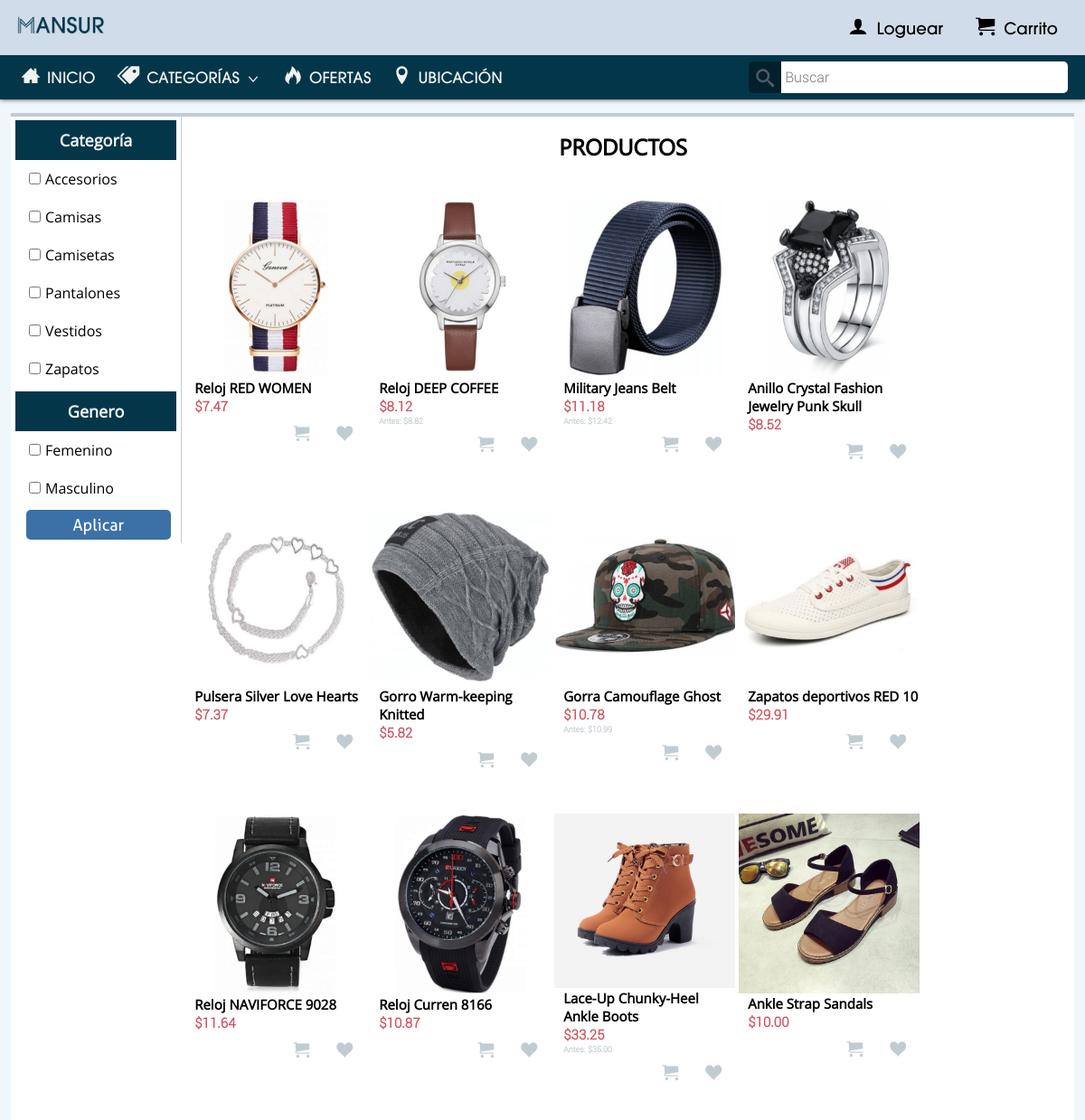
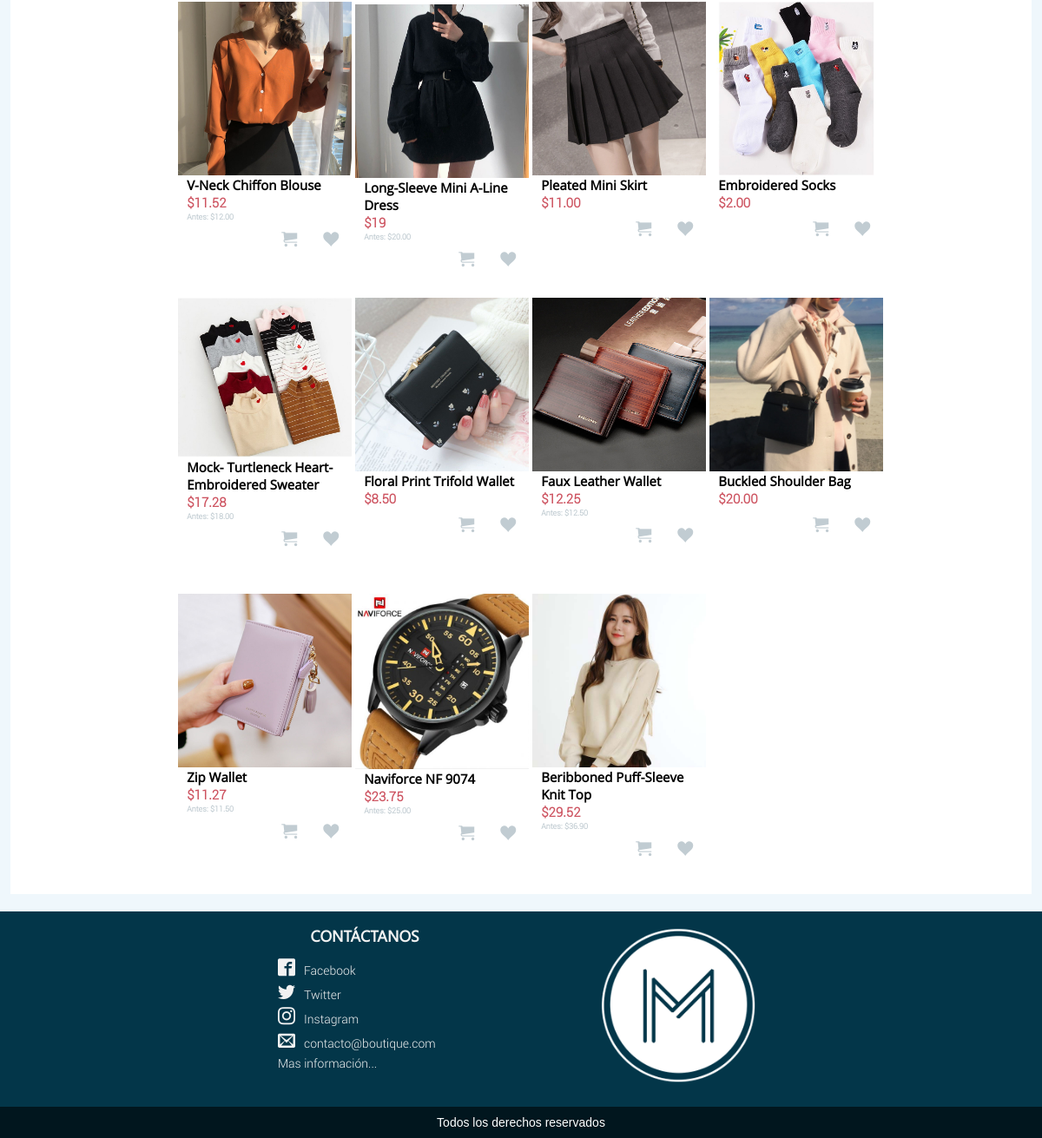
The app's page /PAG/categoria.php?cat=1 with its own data (2 pictures, top to bottom).
### tables this page shows
CREATE TABLE IF NOT EXISTS `articulo` (
  `art_id` int(11) NOT NULL AUTO_INCREMENT,
  `fecha` date NOT NULL,
  `nombre` varchar(50) NOT NULL,
  `marca` varchar(20) NOT NULL,
  `precio` decimal(6,2) NOT NULL,
  `descuento` int(3) NOT NULL,
  `descripcion` text NOT NULL,
  `img` varchar(250) NOT NULL,
  `cat_id` int(5) NOT NULL,
  `ge_id` int(5) NOT NULL,
  `estado` tinyint(1) NOT NULL,
  `tallas` tinyint(1) NOT NULL,
  `cantidad` int(5) NOT NULL,
  PRIMARY KEY (`art_id`),
  KEY `cat_id` (`cat_id`),
  KEY `ge_id` (`ge_id`),
  FULLTEXT KEY `nombre` (`nombre`,`marca`)
);

### PAG/ELE/art.php (the view)
<?php
        while($mostrar=mysqli_fetch_array($result)){
        $link = 'producto.php?id='.$mostrar['art_id'];
        $porcentaje = $mostrar['descuento'] / 100;
        $precio = $mostrar['precio'];
        $descuento = $precio * $porcentaje;
        $des = bcdiv($descuento, '1', 2);
        $nprecio = $precio - $des;
        ?>
      <div class="AR">
          <a href="<?php echo $link;?>"><img src="../RECU/IMG/<?php echo $mostrar['img']?>"></a>
          <a href="<?php echo $link;?>"><h2><?php echo $mostrar['nombre']?></h2></a>
          <?php if ($porcentaje > 0):?>
            <h3>$<?php echo $nprecio?></h3>
            <h4>Antes: $<?php echo $mostrar['precio']?></h4>
          <?php else:?>
            <h3>$<?php echo $mostrar['precio']?></h3>
          <?php endif ?>
          <ul>
            <li><a href="#home"><span class="icon-fav"></span></a></li>
            <li><a href="#news"><span class="icon-cart"></span></a></li>
          </ul>
        </div>
    <?php } ?>

### RECU/CSS/Style.css (style rules this page uses)
@media screen and (-webkit-min-device-pixel-ratio:0) { * { margin: 0px; padding: 0px; } }
@media screen and (-webkit-min-device-pixel-ratio:0) { body { background-color: #eff7fc; } }
@media screen and (-webkit-min-device-pixel-ratio:0) { a { text-decoration: none; } }
@media screen and (-webkit-min-device-pixel-ratio:0) { ul { list-style: none; } }
@media screen and (-webkit-min-device-pixel-ratio:0) { .AR { width: 220px; height: 370px; position:relative; margin-left: 25px; margin-bottom: 5px; float: left } }
@media screen and (-webkit-min-device-pixel-ratio:0) { .AR img { width: 100%; margin: 0 auto; } }
@media screen and (-webkit-min-device-pixel-ratio:0) { .AR h2 { color: black; padding: 1px 1px; padding-left: 10px; font-size: 15px; font-family:'Open Sans', 'Bahnschrift', 'Arial'; } }
@media screen and (-webkit-min-device-pixel-ratio:0) { .AR h3 { color: #CD5360; padding: 1px 1px; padding-left: 10px; font-size: 15px; font-family:'Roboto', 'Noto', 'Arial', 'sans-serif;'; text-align: left; } }
@media screen and (-webkit-min-device-pixel-ratio:0) { .AR h4 { color: #c1ccd2; padding: 1px 1px; padding-left: 10px; font-size: 9px; font-family:'Roboto', 'Noto', 'Arial', 'sans-serif;'; text-align: left; } }
@media screen and (-webkit-min-device-pixel-ratio:0) { .AR ul { overflow: hidden; list-style: none; } }
@media screen and (-webkit-min-device-pixel-ratio:0) { .AR ul li { float: right; } }
@media screen and (-webkit-min-device-pixel-ratio:0) { .AR ul li span { color: #c1ccd2; display: block; padding: 10px 10px; padding-left: 15px; padding-right: 15px; font-size: 18px; } }
@media screen and (max-width:1366px ) { .AR { margin-left: 5px; width: 210px; height: 353px; } }
@media screen and (max-width:1350px ) { .AR { margin-left: 4px; } }
@media screen and (max-width:1280px ) { .AR { width: 200px; height: 336px; } }

### RECU/CSS/S2.css (style rules this page uses)
@media screen and (-webkit-min-device-pixel-ratio:0) { * { margin: 0; padding: 0; } }

### records on screen
articulo: img (picture), nombre "Reloj RED WOMEN", precio "7.47"
articulo: img (picture), nombre "Reloj DEEP COFFEE", nprecio "8.12", precio "8.82"
articulo: img (picture), nombre "Military Jeans Belt", nprecio "11.18", precio "12.42"
articulo: img (picture), nombre "Anillo Crystal Fashion Jewelry Punk Skull", precio "8.52"
articulo: img (picture), nombre "Pulsera Silver Love Hearts", precio "7.37"
articulo: img (picture), nombre "Gorro Warm-keeping Knitted", precio "5.82"
articulo: img (picture), nombre "Gorra Camouflage Ghost", nprecio "10.78", precio "10.99"
articulo: img (picture), nombre "Zapatos deportivos RED 10", precio "29.91"
articulo: img (picture), nombre "Reloj NAVIFORCE 9028", precio "11.64"
articulo: img (picture), nombre "Reloj Curren 8166", precio "10.87"
articulo: img (picture), nombre "Lace-Up Chunky-Heel Ankle Boots", nprecio "33.25", precio "35.00"
articulo: img (picture), nombre "Ankle Strap Sandals", precio "10.00"
articulo: img (picture), nombre "V-Neck Chiffon Blouse", nprecio "11.52", precio "12.00"
articulo: img (picture), nombre "Long-Sleeve Mini A-Line Dress", nprecio "19", precio "20.00"
articulo: img (picture), nombre "Pleated Mini Skirt", precio "11.00"
articulo: img (picture), nombre "Embroidered Socks", precio "2.00"
articulo: img (picture), nombre "Mock- Turtleneck Heart-Embroidered Sweater", nprecio "17.28", precio "18.00"
articulo: img (picture), nombre "Floral Print Trifold Wallet", precio "8.50"
articulo: img (picture), nombre "Faux Leather Wallet", nprecio "12.25", precio "12.50"
articulo: img (picture), nombre "Buckled Shoulder Bag", precio "20.00"
articulo: img (picture), nombre "Zip Wallet", nprecio "11.27", precio "11.50"
articulo: img (picture), nombre "Naviforce NF 9074", nprecio "23.75", precio "25.00"
articulo: img (picture), nombre "Beribboned Puff-Sleeve Knit Top", nprecio "29.52", precio "36.90"
